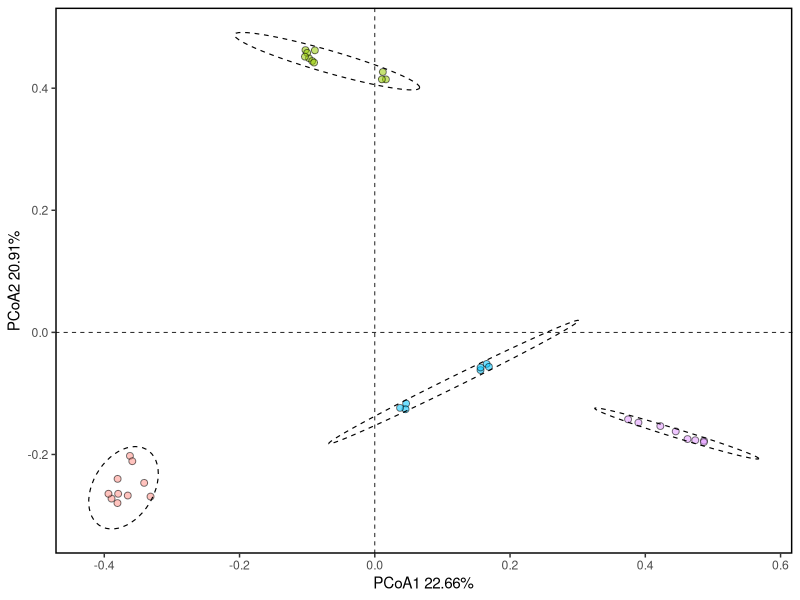

This chart was generated by the following R code:
library(vegan)
asvmat <- read.csv("ASV_table_PCoA.csv", header=TRUE, quote="", row.names=1)
asvmat <- data.frame(t(asvmat))
sampledata <- read.csv("sample_data_PCoA.csv", header=TRUE, quote="", row.names=1)

#distance calculation
bray_dist<-vegdist(asvmat,method = "bray")

#PCoA analysis
library(ape)
asvmat.pcoa<-pcoa(bray_dist,correction = "none")

#data for visualization
asvmat.pcoa$vectors

#Axis values
asvmat.pcoa$values
asv.plot<-data.frame(asvmat.pcoa$vectors)
head(asv.plot)

#matching
asv.plot = cbind(asv.plot, sampledata[,1])
asv.plot[,35]
colnames(asv.plot)[35] = 'group'


#ggplot2
library(ggplot2)
library(ggsci)
x_label<-round(asvmat.pcoa$values$Relative_eig[1]*100,2)
y_label<-round(asvmat.pcoa$values$Relative_eig[2]*100,2)
x_label
y_label

fig <- ggplot(asv.plot, aes(x=Axis.1,y=Axis.2,fill=group))+ 
  # 选择X轴Y轴并映射颜色和形状
  geom_point(shape=21,aes(fill = group,alpha = 0.5),size=2)+ # 画散点图并设置大小
  geom_hline(yintercept = 0,linetype="dashed",size = 0.3) + # 添加横线
  geom_vline(xintercept = 0,linetype="dashed",size = 0.3) + # 添加竖线
  scale_color_igv()+ # 设置颜色,此处为Integrative Genomics Viewer配色
  theme(panel.border = element_rect(fill="transparent",color="black", size=1, linetype="solid"),
        panel.background = element_rect(fill="transparent")) + # 加上边框,主题设置
  stat_ellipse(type = "t",level = 0.95,linetype = 2, size = 0.4)+ # 添加置信椭圆
  # 自动提取主成分解释度进行绘图
  labs(x=paste0("PCoA1 ",x_label,"%"),  
       y=paste0("PCoA2 ",y_label,"%"))+
  scale_fill_manual(values=c("#00c4ff", "#ff9289", "#e199ff", "#96ca00"))+
  theme(legend.position = "none") # 设置图例位置，此处为相对位置
ggsave("PCoA_lake.tiff", width = 8, height = 8, units = "cm", dpi = 300)
